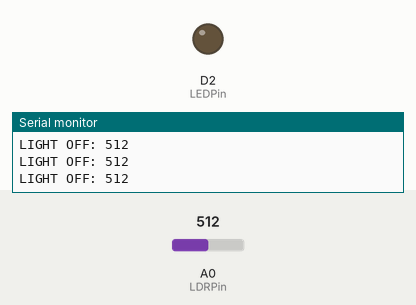
Simulated run of this sketch. Board: ESP8266 (NodeMCU). Parts: output pins drawn as LEDs (lit = HIGH), the last lines printed to the serial monitor. The test bench sets the inputs (shaded band); at power-on: A0 (LDRPin) = 512.

Above: at 1.2 s.
1.3 s: A0 (LDRPin) set to 311
4.3 s: A0 (LDRPin) set to 283
At 4.9 s:
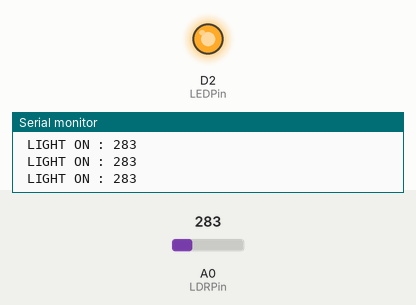
Timing chart, 0 to 7.3 s (numbered marks = the images above; inputs shaded):
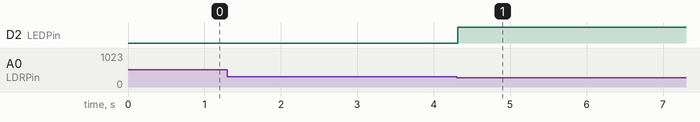

Measured:
- the behaviour switches between 301 and 300 on A0 (LDRPin) (found by bisection; images 0 and 1)
- after the input at 4.3 s, D2 (LEDPin): LOW → HIGH at once

The sketch:

LEDControlwithLDRSensor.ino
```cpp
const int LEDPin = D2;
const int LDRPin = A0;

void setup() {
  Serial.begin(9600);
  pinMode(LEDPin, OUTPUT);
  pinMode(LDRPin, INPUT);
}
void loop() {
  int ldrStatus = analogRead(LDRPin);

  // Control based on LDR light intensity
  if (ldrStatus <= 300) {
    digitalWrite(LEDPin, HIGH);
    Serial.print(" LIGHT ON : ");
    Serial.println(ldrStatus);
  }
  else {
    digitalWrite(LEDPin, LOW);
    Serial.print("LIGHT OFF: ");
    Serial.println(ldrStatus);
  }
}
```
